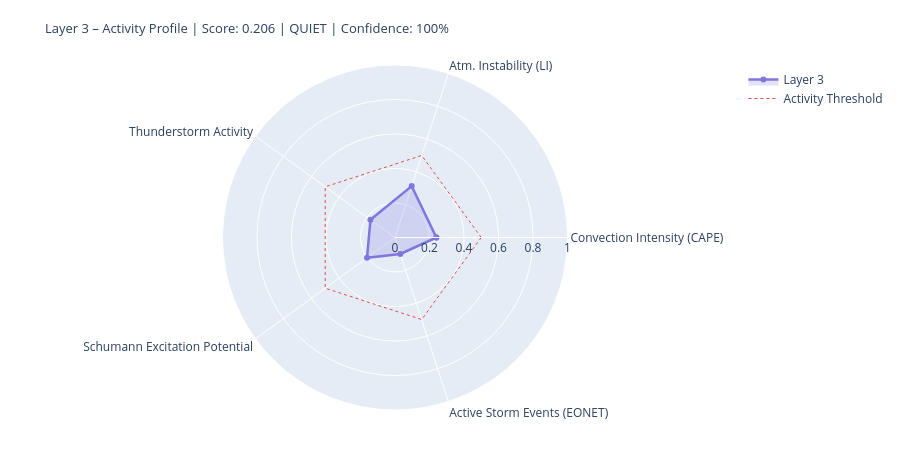

The notebook cell this image was saved under:
### Markdown cell above
---
## 4. State Assessment & Handoff to Layer 4/5

### Code cell
# ============================================================
# LAYER-3-SCORE
# Five dynamic components
# ============================================================

def norm(v, lo, hi):
    if v is None or (isinstance(v, float) and math.isnan(v)): return None
    return round(max(0.0, min(1.0, (v - lo) / (hi - lo))), 4)

# --- 1) Convection intensity (global CAPE mean) ---
cape_mean = df_atm['cape'].dropna().mean() if not df_atm.empty else None
conv_score = norm(cape_mean, 0, 3000)
conv_src   = 'primary' if cape_mean is not None else 'missing'

# --- 2) Atmospheric instability (LI mean) ---
li_mean   = df_atm['li'].dropna().mean() if not df_atm.empty else None
# Negative LI = unstable → higher score
instab_score = norm(-li_mean if li_mean is not None else None, -6, 6)
instab_src   = 'primary' if li_mean is not None else 'missing'

# --- 3) Thunderstorm activity (mean thunder score + WMO count) ---
thunder_mean = df_atm['thunder_score'].mean() if not df_atm.empty else None
n_thunder    = int(df_atm['thunderstorm'].sum()) if not df_atm.empty else 0
thunder_score_val = norm(
    (thunder_mean or 0) * 0.7 + n_thunder * 0.1, 0, 1.0
) if thunder_mean is not None else None
thunder_src = 'primary'

# --- 4) Schumann excitation potential (weighted Schumann contribution) ---
schumann_pot = df_atm['schumann_contribution'].mean() if not df_atm.empty else None
# Boosted by Layer-2 thunderstorm trigger
if schumann_pot is not None and l2_thunder:
    schumann_pot = min(1.0, schumann_pot * 1.2)
schumann_score = norm(schumann_pot, 0, 1.0) if schumann_pot is not None else None
schumann_src   = 'derived'

# --- 5) Storm activity (NASA EONET) ---
# Distinction: None = data not loaded, 0.0 = loaded but no events
storm_score = None
storm_src   = 'missing'
if raw.get('storms') is not None:          # API reached successfully
    storm_score = norm(len(storm_events), 0, 30) if storm_events else 0.0
    storm_src   = 'primary'

# X-Ray and Kp: context only, not in dynamic score
# (X-Ray = Layer-0/4 driver; Kp = geomagnetic index, not a lightning proxy)
xray_context = None
if raw.get('xray'):
    df_xc = pd.DataFrame(raw['xray'])
    fc = next((c for c in df_xc.columns
               if any(k in c.lower() for k in ['flux','long']) and 'time' not in c.lower()),
              df_xc.columns[1])
    df_xc[fc] = pd.to_numeric(df_xc[fc], errors='coerce')
    xray_last = df_xc[fc].dropna().iloc[-1] if not df_xc[fc].dropna().empty else None
    if xray_last:
        xray_class = ('X' if xray_last>=1e-4 else 'M' if xray_last>=1e-5
                      else 'C' if xray_last>=1e-6 else 'B')
        xray_context = {'flux': float(xray_last), 'class': xray_class}
        print(f'X-Ray context: {xray_class}-class ({xray_last:.2e} W/m²)')

# --- Aggregate ---
COMPONENTS = {
    'Convection Intensity (CAPE)':  {'score': conv_score,       'source': conv_src,    'dynamic': True},
    'Atm. Instability (LI)':         {'score': instab_score,     'source': instab_src,  'dynamic': True},
    'Thunderstorm Activity':              {'score': thunder_score_val, 'source': thunder_src, 'dynamic': True},
    'Schumann Excitation Potential':   {'score': schumann_score,   'source': schumann_src,'dynamic': True},
    'Active Storm Events (EONET)': {'score': storm_score,      'source': storm_src,   'dynamic': True},
}

available   = {k: v['score'] for k, v in COMPONENTS.items() if v['score'] is not None}
unavailable = [k for k, v in COMPONENTS.items() if v['score'] is None]
layer3_score = round(sum(available.values()) / len(available), 4) if available else None
confidence   = round(len(available) / len(COMPONENTS), 2)
level = ('unknown' if layer3_score is None
         else 'quiet'   if layer3_score < 0.3
         else 'moderate' if layer3_score < 0.6
         else 'active')
dominant_l3 = max(available, key=available.get) if available else 'none'

# --- Ausgabe ---
W = 68
print('=' * W)
print('LAYER 3 – ATMOSPHERE / WEATHER / THUNDERSTORMS – STATE ASSESSMENT')
print('=' * W)
for name, comp in COMPONENTS.items():
    s = comp['score']
    if s is not None:
        bar = '█' * int(s * 20) + '░' * (20 - int(s * 20))
        print(f'  {name:<36} {bar}  {s:.3f}  [{comp["source"]}]')
    else:
        print(f'  {name:<36} {"─" * 20}  n/a   [missing]')
print('-' * W)
print(f'  Score:        {layer3_score:.3f}  ({len(available)}/{len(COMPONENTS)} components)')
print(f'  Confidence:   {confidence:.0%}')
print(f'  Level:        {level.upper()}')
print(f'  Dominant:     {dominant_l3}')
print(f'  CAPE mean:    {cape_mean:.0f} J/kg' if cape_mean else '  CAPE mean:    n/a')
print(f'  LI mean:      {li_mean:.1f} K' if li_mean is not None else '  LI mean:      n/a')
print(f'  Thunderstorms:{n_thunder} points (WMO)  +  {len(storm_events)} NASA EONET')
print('=' * W)

# Radar
cats   = list(available.keys())
vals_r = list(available.values())
if len(cats) >= 3:
    fig = go.Figure()
    fig.add_trace(go.Scatterpolar(
        r=vals_r + [vals_r[0]], theta=cats + [cats[0]],
        fill='toself', fillcolor='rgba(127,119,221,0.22)',
        line=dict(color='#7F77DD', width=2.5), name='Layer 3'
    ))
    fig.add_trace(go.Scatterpolar(
        r=[0.5] * (len(cats)+1), theta=cats + [cats[0]],
        line=dict(color='#E24B4A', dash='dot', width=1),
        mode='lines', name='Activity Threshold'
    ))
    fig.update_layout(
        title=dict(
            text=f'Layer 3 – Activity Profile | Score: {layer3_score:.3f} | {level.upper()} | Confidence: {confidence:.0%}',
            font=dict(size=13)
        ),
        polar=dict(radialaxis=dict(visible=True, range=[0, 1])),
        height=450, showlegend=True,
        margin=dict(l=60, r=60, t=65, b=40)
    )
    fig.show()

### Figure 1 — Plotly figure (JSON) as saved in the notebook; plotly's stock layout.template omitted (floating-point values rounded to 4 significant figures)
{"data": [{"fill": "toself", "fillcolor": "rgba(127,119,221,0.22)", "line": {"color": "#7F77DD", "width": 2.5}, "name": "Layer 3", "r": [0.24, 0.3133, 0.1758, 0.2006, 0.1, 0.24], "theta": ["Convection Intensity (CAPE)", "Atm. Instability (LI)", "Thunderstorm Activity", "Schumann Excitation Potential", "Active Storm Events (EONET)", "Convection Intensity (CAPE)"], "type": "scatterpolar"}, {"line": {"color": "#E24B4A", "dash": "dot", "width": 1}, "mode": "lines", "name": "Activity Threshold", "r": [0.5, 0.5, 0.5, 0.5, 0.5, 0.5], "theta": ["Convection Intensity (CAPE)", "Atm. Instability (LI)", "Thunderstorm Activity", "Schumann Excitation Potential", "Active Storm Events (EONET)", "Convection Intensity (CAPE)"], "type": "scatterpolar"}], "layout": {"height": 450, "margin": {"b": 40, "l": 60, "r": 60, "t": 65}, "polar": {"radialaxis": {"range": [0, 1], "visible": true}}, "showlegend": true, "title": {"font": {"size": 13}, "text": "Layer 3 – Activity Profile | Score: 0.206 | QUIET | Confidence: 100%"}}}
